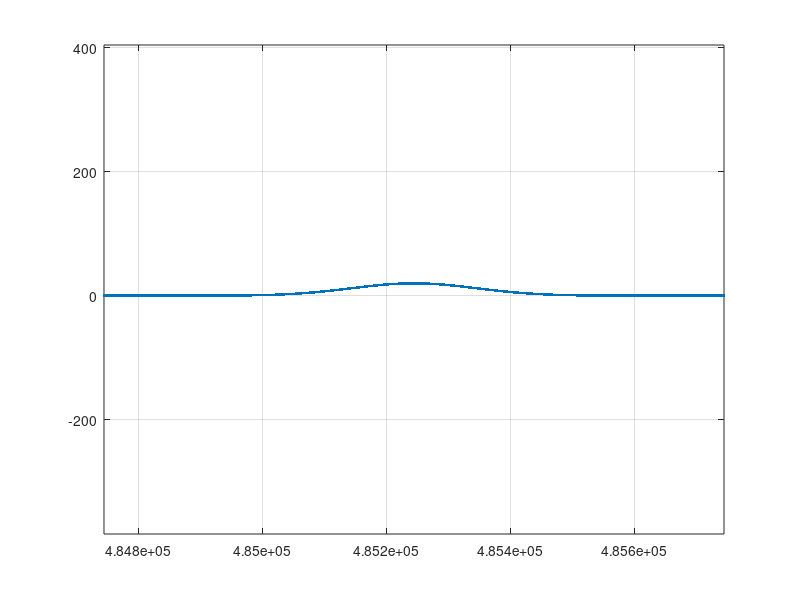
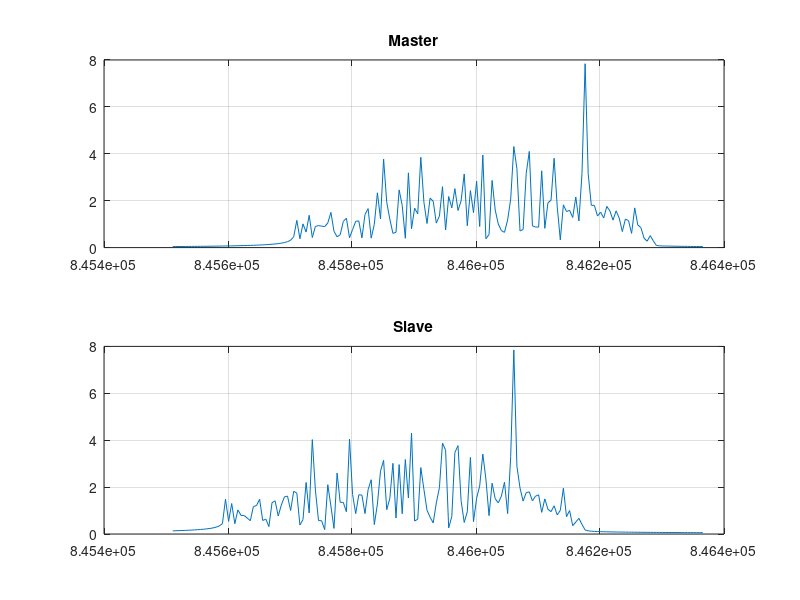
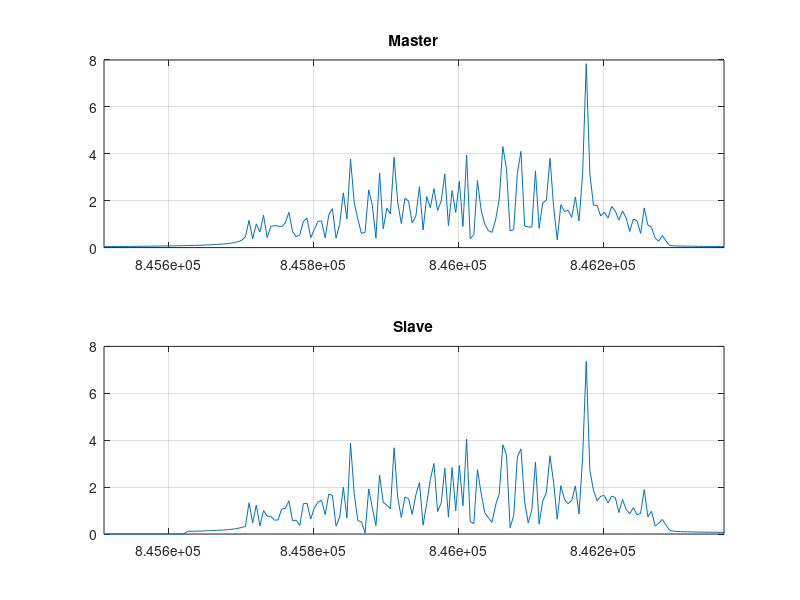
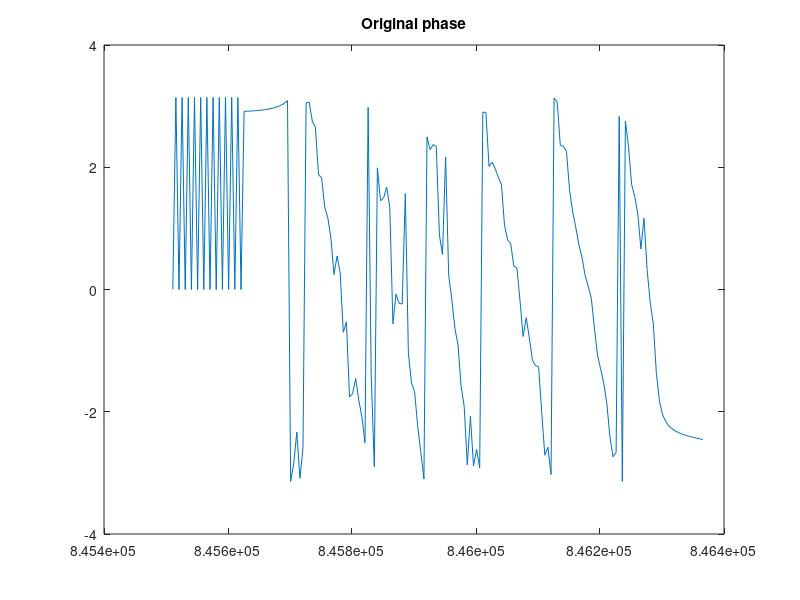

Reproduce these figures in MATLAB, in order.
clc; clear all; close all;
% 2. Mono-dimensional SAR data simulation
h = 693E3; %m
B = 200; %m
f = 5.4E9; %Hz
c = 3e8;
lambda = c/f;

rho_r = 5;%m SLANT RANGE RESOLUTION
theta = deg2rad(35); %rad
sat = [0, h;
       B, h]; % satellites positions

% mountain
span = 1E3; % 1 km along the ground range
center = h*tan(theta); % center of the mountain to preserve the incidence angle
rho_g = rho_r/sin(theta);%ground range resolution
y = (center-span/2:rho_r/4:center+span/2)';
z = gaussmf(y,[span/10, center]);

% shift thee gaussian to zero and make the reasonable height
height = 20; %200 m height (mounain)
z = height*(z - min(z))/( max(z) - min(z) );% scale
figure
plot(y,z,'.')
grid on
axis equal

% complex reflectivity
Np = length(z);% number of points/scatters;
t = complex(rand(Np, 1), rand(Np,1));

p = [y,z,t];% points 
%% slant range axis
close all
dist_M = sqrt(sum((sat(1,:) - p(:,1:2)).^2,2));
dist_S = sqrt(sum((sat(2,:)  - p(:,1:2)).^2,2));

r_min = min([min(dist_M),min(dist_S)])*0.9999; 
r_max = max([max(dist_M),max(dist_S)])*1.0001;

range = r_min:rho_r:r_max;
%% acquire images
I = zeros(length(sat), length(range));

for n = 1:length(sat)%satelite/ image number
    R_n = sqrt(sum((sat(n,:) - p(:,1:2)).^2,2));
    for r = 1:length(range)% range axis
        I(n,r) = sum(p(:,3).*sinc((range(r)-R_n)/rho_r).*exp(-1j*4*pi/lambda*R_n));
    end
end
%%
close all
figure 
subplot(2,1,1)
plot(range,abs(I(1,:)))
title('Master')
grid on
subplot(2,1,2)
plot(range,abs(I(2,:)))
title('Slave')
grid on
%% coregistration
geo = false;
% GEO, works
%1
if geo == true
    y_ref = p(:,1);
    z_ref = zeros(length(p(:,2)),1);
    p_ref = [y_ref, z_ref];
    %2
    for n = 1:size(sat, 1)
        R_n_ref(n,:)= sqrt(sum((sat(n,:) - p_ref).^2,2));
    end
    
    for n = 1:size(I,1)
        I_n_c_r(n,:) = interp1(range, I(n,:), R_n_ref(n,:));
    end
    
    % plot in ground range
    close all
    figure 
    subplot(2,1,1)
    plot(y,abs(I_n_c_r(1,:)))
    title('Master')
    grid on
    subplot(2,1,2)
    plot(y,abs(I_n_c_r(2,:)))
    title('Slave')
    grid on
end
%% Interferometric phase 
if geo == true
    close all;
    %1
    % during th class: a(p)*exp(phi)
    % in the hw: a(p)*exp(-phi)
    % CONJUGATE THE ENTIRE IMAGE
    Image = I_n_c_r(1,:).*conj(I_n_c_r(2,:));
    figure;
    plot(y, angle(Image))% if GEO -> plot in y
    title('Original phase')
    
    % 2+3 compensate
    d_R_n_ref = R_n_ref(1,:)-R_n_ref(2,:);
    
    Image_ref = exp(-1j*4*pi/lambda.*d_R_n_ref);
    figure;
    plot(y, angle(Image_ref))
    title('Ref. phase')
    
    Image_flat = Image.*conj(Image_ref);
    phase_comp = angle(Image_flat);
    figure
    plot(y, phase_comp)
    title('compensated phase')
    
    %phase_comp_filt = movmedian(phase_comp, 20);% median?
    phase_comp_filt = angle(movmean(exp(1j*(phase_comp)), 80));
    %phase_comp_filt = movmedian(phase_comp_filt, 50);
    figure
    plot(y, phase_comp_filt)
    title('filtered phase')
    
    %5
    %MANUALLY
    phase_unwr = phase_comp_filt;
    for i=2:length(phase_comp_filt)% make a decision
        difference = phase_comp_filt(i)-phase_comp_filt(i-1);
        if difference > pi
            phase_unwr(i:end) = phase_unwr(i:end) - 2*pi;
        elseif difference < -pi
            phase_unwr(i:end) = phase_unwr(i:end) + 2*pi;
        end
    end
    
    
    %phase_unwr = unwrap(phase_comp_filt);
    figure
    plot(y, phase_unwr)
    title('unwrapped phase')
    %6
    k_z = -4*pi/lambda*B*cot(theta)./R_n_ref(1,:);
    z_est = phase_unwr./k_z;
    figure
    plot(y, z_est,'r')
    hold on
    plot(y,z,'g')
    grid on
    legend('estimated','true')
end
%% Slant range
if geo == false
    % 1
    y_ref = p(:,1);
    z_ref = zeros(length(p(:,2)),1);
    p_ref = [y_ref, z_ref];
    % 2
    R_m_ref= sqrt(sum((sat(1,:) - p_ref).^2,2))'; % 1   801 <- #points
    % 3 WHY NAN IF Z = 0?
    z_r = interp1(R_m_ref, p_ref(:,2)', range,'linear','extrap');
    z_r(isnan(z_r)) = 0;
    y_r = interp1(R_m_ref, p_ref(:,1)', range,'linear','extrap');
    y_r(isnan(y_r)) = 0;
    sum(~isnan(z_r))
    sum(~isnan(y_r))
    % 4
    R_n_ref(1,:) = sqrt((sat(1,1) - y_r).^2 + (sat(1,2) + z_r).^2);
    
    for n = 2:size(sat, 1)
        for r = 1:length(y_r)
            R_n_ref(n,r) = sqrt((sat(n,1) - y_r(r))^2 + (sat(n,2) + z_r(r))^2);
        end
        d_r(n-1,:) = R_n_ref(n,:) - R_n_ref(1,:);
    end
    
    I_n_c_r(1,:) = I(1,:);
    for i = 2:size(I,1)
        I_n_c_r(i,:) = interp1(range, I(i,:), range + d_r(i-1,:));% NaNs!!!!
    end
    I_n_c_r(isnan(I_n_c_r)) = 0;

    close all
    figure 
    subplot(2,1,1)
    plot(range,abs(I_n_c_r(1,:)))
    title('Master')
    axis([min(range) max(range) 0 8])
    grid on
    subplot(2,1,2)
    plot(range,abs(I_n_c_r(2,:)))% not 2, because skip master
    title('Slave')
    axis([min(range) max(range) 0 8])
    grid on
end
%%
if geo == false
    %1
    % during th class: a(p)*exp(phi)
    % in the hw: a(p)*exp(-phi)
    % CONJUGATE THE ENTIRE IMAGE
    Image = I_n_c_r(1,:).*conj(I_n_c_r(2,:));
    figure;
    plot(range, angle(Image))% if GEO -> plot in y
    title('Original phase')
    
    % 2+3 compensate
    d_R_n_ref = R_n_ref(1,:)-R_n_ref(2,:);
    
    Image_ref = exp(-1j*4*pi/lambda.*d_R_n_ref);
    figure;
    plot(range, angle(Image_ref))
    title('Ref. phase')
    
    Image_flat = Image.*conj(Image_ref);
    phase_comp = angle(Image_flat);
    figure
    plot(range, phase_comp)
    title('compensated phase')
    
    %phase_comp_filt = movmedian(phase_comp, 20);% median?
    phase_comp_filt = movmean(phase_comp, 80);
    %phase_comp_filt = movmedian(phase_comp_filt, 50);
    figure
    plot(range, phase_comp_filt)
    title('filtered phase')
    
    %5
    %MANUALLY
    phase_unwr = phase_comp_filt;
    for i=2:length(phase_comp_filt)% make a decision
        difference = phase_comp_filt(i)-phase_comp_filt(i-1);
        if difference > pi
            phase_unwr(i:end) = phase_unwr(i:end) - 2*pi;
        elseif difference < -pi
            phase_unwr(i:end) = phase_unwr(i:end) + 2*pi;
        end
    end
    
    
    %phase_unwr = unwrap(phase_comp_filt);
    figure
    plot(range, phase_unwr)
    title('unwrapped phase')
    %6
    k_z = -4*pi/lambda*B*cot(theta)./R_n_ref(1,:);
    z_est = phase_unwr./k_z;
    figure
    plot(range, z_est,'r')
    hold on
    
    z_1 = interp1(R_m_ref, p(:,2)', range, 'linear','extrap');
    z_1(isnan(z_1)) = 0;
    y_1 = interp1(R_m_ref, p(:,1)', range, 'linear','extrap');
    y_1(isnan(y_1)) = 0;

    plot(y_1,z_1,'g')
    grid on
    legend('estimated','true')
end